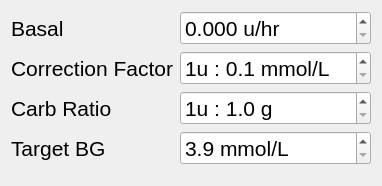
<?xml version="1.0" encoding="UTF-8"?>
<ui version="4.0">
 <class>TimedSettingEditor</class>
 <widget class="QWidget" name="TimedSettingEditor">
  <property name="windowModality">
   <enum>Qt::WindowModality::WindowModal</enum>
  </property>
  <property name="geometry">
   <rect>
    <x>0</x>
    <y>0</y>
    <width>382</width>
    <height>186</height>
   </rect>
  </property>
  <property name="font">
   <font>
    <pointsize>16</pointsize>
   </font>
  </property>
  <property name="windowTitle">
   <string>Form</string>
  </property>
  <layout class="QVBoxLayout" name="verticalLayout">
   <item>
    <layout class="QFormLayout" name="formLayout">
     <property name="labelAlignment">
      <set>Qt::AlignmentFlag::AlignLeading|Qt::AlignmentFlag::AlignLeft|Qt::AlignmentFlag::AlignVCenter</set>
     </property>
     <item row="0" column="0">
      <widget class="QLabel" name="basalLabel">
       <property name="text">
        <string>Basal</string>
       </property>
      </widget>
     </item>
     <item row="0" column="1">
      <widget class="QDoubleSpinBox" name="basalSpinBox">
       <property name="suffix">
        <string> u/hr</string>
       </property>
       <property name="decimals">
        <number>3</number>
       </property>
       <property name="minimum">
        <double>0.000000000000000</double>
       </property>
       <property name="maximum">
        <double>15.000000000000000</double>
       </property>
      </widget>
     </item>
     <item row="1" column="0">
      <widget class="QLabel" name="factorLabel">
       <property name="text">
        <string>Correction Factor</string>
       </property>
      </widget>
     </item>
     <item row="1" column="1">
      <widget class="QDoubleSpinBox" name="factorSpinBox">
       <property name="prefix">
        <string>1u : </string>
       </property>
       <property name="suffix">
        <string> mmol/L</string>
       </property>
       <property name="decimals">
        <number>1</number>
       </property>
       <property name="minimum">
        <double>0.100000000000000</double>
       </property>
       <property name="maximum">
        <double>33.299999999999997</double>
       </property>
       <property name="singleStep">
        <double>0.100000000000000</double>
       </property>
      </widget>
     </item>
     <item row="2" column="0">
      <widget class="QLabel" name="ratioLabel">
       <property name="text">
        <string>Carb Ratio</string>
       </property>
      </widget>
     </item>
     <item row="2" column="1">
      <widget class="QDoubleSpinBox" name="ratioSpinBox">
       <property name="prefix">
        <string>1u : </string>
       </property>
       <property name="suffix">
        <string> g</string>
       </property>
       <property name="decimals">
        <number>1</number>
       </property>
       <property name="minimum">
        <double>1.000000000000000</double>
       </property>
       <property name="maximum">
        <double>300.000000000000000</double>
       </property>
       <property name="singleStep">
        <double>0.100000000000000</double>
       </property>
      </widget>
     </item>
     <item row="3" column="0">
      <widget class="QLabel" name="targetLabel">
       <property name="text">
        <string>Target BG</string>
       </property>
      </widget>
     </item>
     <item row="3" column="1">
      <widget class="QDoubleSpinBox" name="targetSpinBox">
       <property name="prefix">
        <string/>
       </property>
       <property name="suffix">
        <string> mmol/L</string>
       </property>
       <property name="decimals">
        <number>1</number>
       </property>
       <property name="minimum">
        <double>3.900000000000000</double>
       </property>
       <property name="maximum">
        <double>13.900000000000000</double>
       </property>
       <property name="singleStep">
        <double>0.100000000000000</double>
       </property>
      </widget>
     </item>
    </layout>
   </item>
  </layout>
 </widget>
 <resources/>
 <connections/>
</ui>
